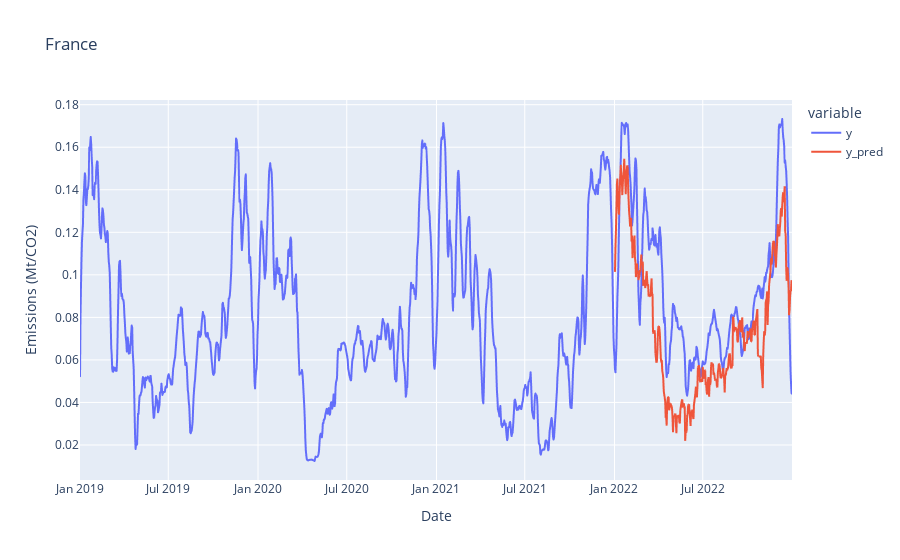

Notebook source saved alongside this figure:
### Code cell
# Plot for the whole country
output_df.groupby(['Date']).apply(pd.DataFrame.sum,skipna=False).drop(columns=['Date','Region']).plot(title='France').update_layout(
    xaxis_title="Date", yaxis_title="Emissions (Mt/CO2)"
)

### Figure 1 — Plotly figure (JSON) as saved in the notebook; plotly's stock layout.template omitted (floating-point values rounded to 4 significant figures; data arrays with more than 128 entries replaced by an {"elided": "..."} marker saying what was removed)
{"data": [{"hovertemplate": "variable=y<br>Date=%{x}<br>value=%{y}<extra></extra>", "legendgroup": "y", "line": {"color": "#636efa", "dash": "solid"}, "marker": {"symbol": "circle"}, "mode": "lines", "name": "y", "showlegend": true, "type": "scattergl", "x": {"elided": "1461 str values"}, "xaxis": "x", "y": {"elided": "1461 float values"}, "yaxis": "y"}, {"hovertemplate": "variable=y_pred<br>Date=%{x}<br>value=%{y}<extra></extra>", "legendgroup": "y_pred", "line": {"color": "#EF553B", "dash": "solid"}, "marker": {"symbol": "circle"}, "mode": "lines", "name": "y_pred", "showlegend": true, "type": "scattergl", "x": {"elided": "1461 str values"}, "xaxis": "x", "y": {"elided": "1461 float values"}, "yaxis": "y"}], "layout": {"legend": {"title": {"text": "variable"}, "tracegroupgap": 0}, "title": {"text": "France"}, "xaxis": {"anchor": "y", "domain": [0, 1], "title": {"text": "Date"}}, "yaxis": {"anchor": "x", "domain": [0, 1], "title": {"text": "Emissions (Mt/CO2)"}}}}
